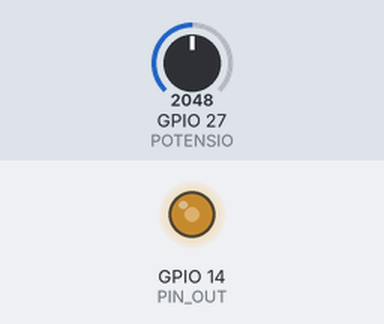
A sketch run on a simulated ESP32. Shown: output pins drawn as LEDs (lit = HIGH). Inputs (shaded band) come from the test bench; at power-on: GPIO 27 (POTENSIO) = 2048. What the sketch prints to the serial monitor is not drawn.

Above: at 1.2 s.
1.3 s: GPIO 27 (POTENSIO) set to 2866
At 2.1 s:
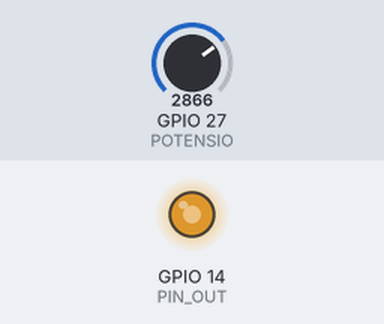
2.8 s: GPIO 27 (POTENSIO) set to 3603
At 3.3 s:
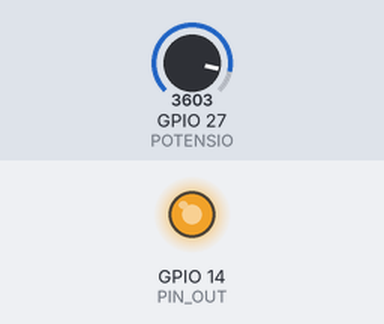
4.3 s: GPIO 27 (POTENSIO) set to 491
At 5.5 s:
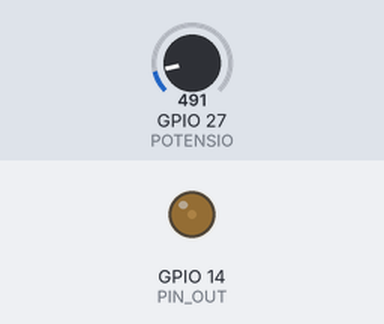
5.8 s: GPIO 27 (POTENSIO) set to 0
At 6.7 s:
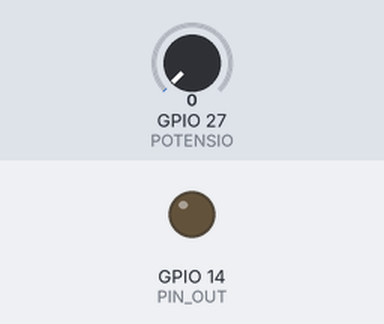
Timing chart, 0 to 8.3 s (numbered marks = the images above; inputs shaded):
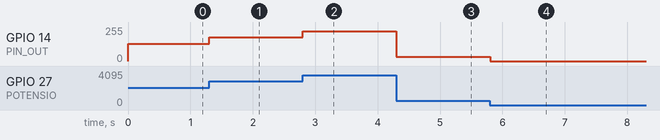

The sketch:

ESP32_Analog_Output_PWM_2.ino
```cpp
#define PIN_OUT 14
#define POTENSIO 27

int baca_analog;

void setup() {
  // put your setup code here, to run once:

  ledcAttach(PIN_OUT, 10000, 12);
  Serial.begin(115200);

}

void loop() {
  // put your main code here, to run repeatedly:

  baca_analog = analogRead(POTENSIO);

  Serial.println(baca_analog);

  ledcWrite(PIN_OUT, baca_analog);

}
```

Measured:
- after the input at 1.3 s, GPIO 14 (PIN_OUT): 128/255 → 178/255 at once
- after the input at 2.8 s, GPIO 14 (PIN_OUT): 178/255 → 224/255 at once
- after the input at 4.3 s, GPIO 14 (PIN_OUT): 224/255 → 31/255 at once
- after the input at 5.8 s, GPIO 14 (PIN_OUT): 31/255 → 0/255 at once
